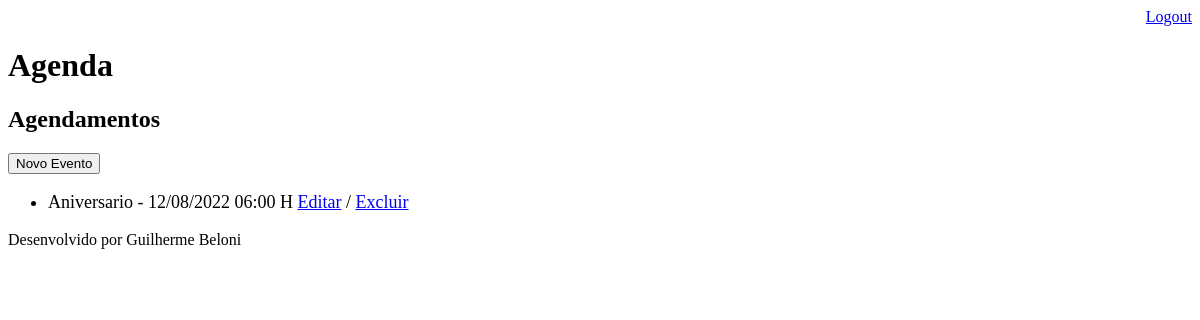
/agenda/ (signed in), run on an earlier commit of the app's database.
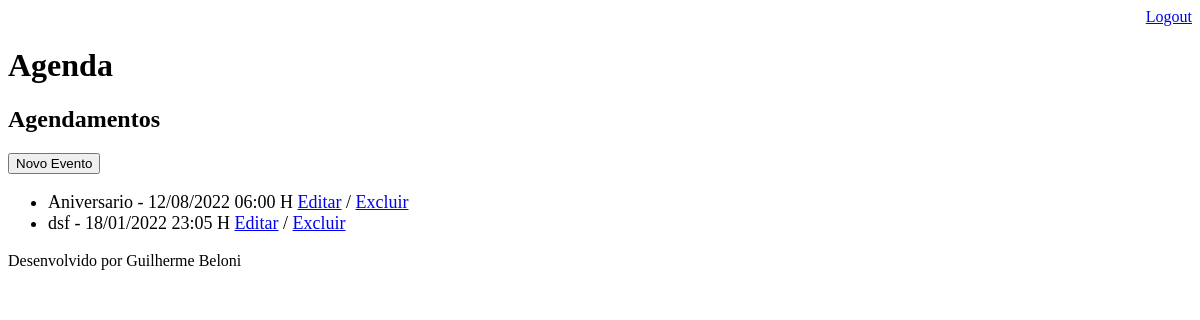
And on a later commit of the database.
### core/models.py (models this page shows, shortened)
class Evento(models.Model):
    titulo = models.CharField(max_length=100)
    descricao = models.TextField(blank=True, null=True)
    dataEvento = models.DateTimeField(verbose_name='Data do evento')
    dataCriacao = models.DateTimeField(auto_now=True,
                                       verbose_name='Data da criação')  # verbose = serve para mostrar como a variavel vai aparecer no site
    usuario = models.ForeignKey(User,
                                on_delete=models.CASCADE)  # cascade = se o usuario for ixcluido, exclui tambem todos os eventos dele
    class Meta:
        db_table = 'evento'
    def get_dataEvento(self):
        return self.dataEvento.strftime('%d/%m/%Y %H:%M H')
    def get_evento_atrasado(self):
        if self.dataEvento < datetime.now() - timedelta(hours=1):
            return True
        else:
            return False

### core/views.py (the view)
# urls.py: path('agenda/', views.lista_eventos),
@login_required(login_url='/login/') # == se não estiver logado não acessa a agenda
def lista_eventos(request):
    usuario = request.user
    data_atual = datetime.now() - timedelta(hours=1)
    evento = Evento.objects.filter(usuario=usuario,
                                   dataEvento__gt=data_atual)#filter usuario, aparece só os eventos da pessoa logada//se eu tirar filter e colocar all() mostra todos os eventos
    dados = {'eventos':evento}
    return render(request, 'agenda.html', dados)

### templates/agenda.html (shortened to what this page needs)
{% extends 'modelpage.html' %}
{% block content %}
    <h2>Agendamentos</h2>
    <a href="evento/">
        <button type="button">Novo Evento</button>
    </a>
    <ul style="font-size: 18px">
    {% for evento in eventos %}
        <li>
            <div style=>
                {{ evento.titulo }} - {{ evento.get_dataEvento }}
                <a href="evento/?id={{evento.id}}">Editar</a>
                / <a href="evento/delete/{{evento.id}}/">Excluir</a>
            </div>
        </li>
    {% endfor %}
    </ul>
{% endblock %}

What changed in the data, as far as the page shows it:
added Evento: titulo "dsf", get_dataEvento "18/01/2022 23:05 H"
